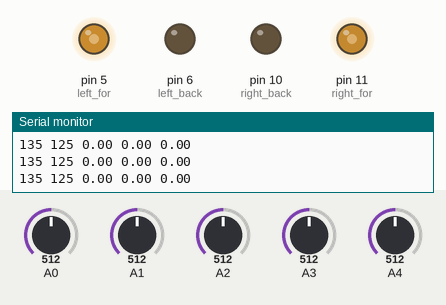
Simulated run of this sketch. Board: Arduino Uno, built with avr-gcc and run on an emulated ATmega328P. Shown: output pins drawn as LEDs (lit = HIGH), the last lines printed to the serial monitor. The test bench sets the inputs (shaded band); at power-on: A1 = 512, A0 = 512, A2 = 512, A4 = 512, A3 = 512.

Above: at 1.2 s.
1.3 s: A1 set to 481
At 1.46 s:
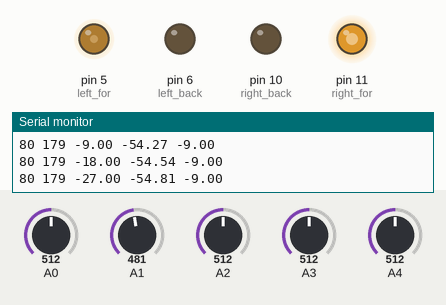
4.3 s: A0 set to 487
At 4.93 s:
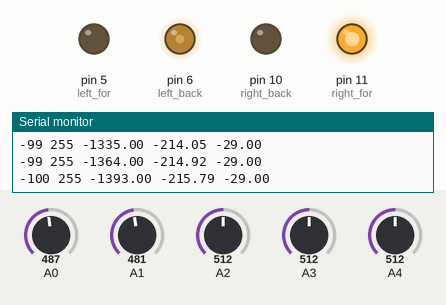
7.3 s: A2 set to 484
8.8 s: A4 set to 306
At 9.7 s:
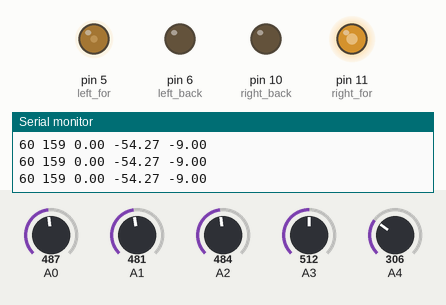
10.3 s: A3 set to 306
At 11.5 s:
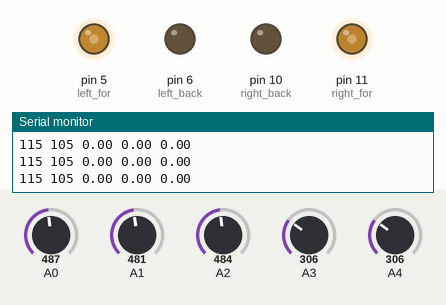
11.8 s: A0 set to 716
At 12.4 s:
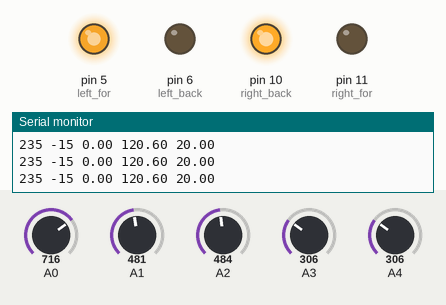
Timing chart, 0 to 14.3 s (numbered marks = the images above; inputs shaded):
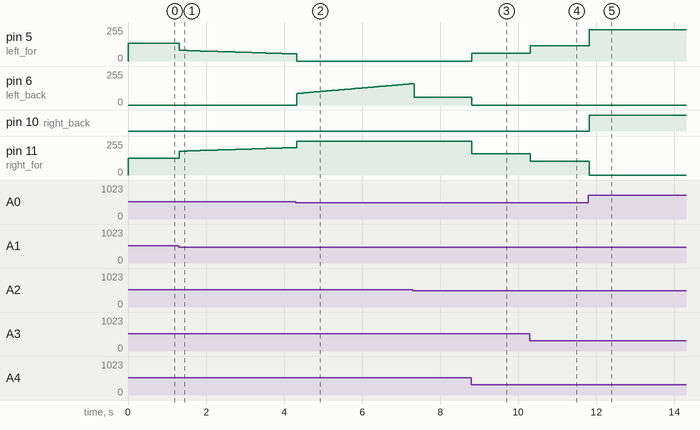

The sketch:

Test01.ino
```cpp
int ir[5];
int th = 500;


float i; int d;
float error;
int p_error = 0;

int val[5] = {-20,-9,0,9,20};
float pid_val ;

int sp_left = 125 + 10;
int sp_right = 125;
int shift = 0;
int left ;
int right ;

int kp = 3 + (sp_left+sp_right)/80;
float ki = 0.03;
float kd = 0.0;

int right_for = 11;
int left_for = 5;
int right_back = 10;
int left_back = 6;


void setup() {
  Serial.begin(9600);
  pinMode(5,OUTPUT);pinMode(6,OUTPUT);pinMode(10,OUTPUT);pinMode(11,OUTPUT);
}

void loop() {
  getIR();
  PID();
  driver();
  delay(10);
  //Serial.print(ir[0]);Serial.print(ir[1]);Serial.print(ir[2]);Serial.print(ir[3]);Serial.println(ir[4]);
  //Serial.println(error);Serial.println(i);
}


int check(int val){
  if (val >= th){
    return 0;
  } else{
    return 1;
  }
}


int getIR(){
  for (int i=0;i<5;i++){
    ir[i] = analogRead(i);
  }
  for (int i=0;i<5;i++){
    ir[i] = check(ir[i]);
  }
}


float PID(){
  if (ir[0] == 1 || ir[4] == 1){
    shift = -20;
  } else{
    shift = 0;
  }

  error = val[0]*ir[0] + val[1]*ir[1] + val[2]*ir[2] + val[3]*ir[3] + val[4]*ir[4];
  i = (i  + error);
  d = p_error - error;
  p_error = error;

  pid_val = (error * kp + i * ki + d * kd);

  if (ir[2] == 1){
    i = 0;
  }

  if (i<-30000){
    i = -30000;
  }
  if (pid_val<-30000){
    pid_val = -30000;
  }
  if (i>30000){
    i = 30000;
  }
  if (pid_val>30000){
    pid_val = 30000;
  }
}

void driver(){
  left = sp_left;
  right = sp_right;

 left = left + pid_val + shift ;
 if (left > 255){
  left = 255;
 }else if(left < -255){
  left = -255;
 }
 if (left>0){
   analogWrite(left_for,left);
   analogWrite(left_back,0);
 } else if(left<0){
   analogWrite(left_back,-left);
   analogWrite(left_for,0);
 }

 right = right - pid_val + shift;
 if (right > 255){
  right = 255;
 }else if(right < -255){
  right = -255;
 }
 if (right>0){
   analogWrite(right_for,right);
   analogWrite(right_back,0);
 } else if(right<0){
   analogWrite(right_back,right);
   analogWrite(right_for,0);
 }
 Serial.print(left);Serial.print(' ');Serial.print(right);Serial.print(' ');Serial.print(i);Serial.print(' ');Serial.print(pid_val);Serial.print(' ');Serial.println(error);
 }
```

Measured:
- the behaviour switches between 500 and 499 on A1 (found by bisection; images 0 and 1)
- the behaviour switches between 500 and 499 on A0 (found by bisection; images 1 and 2)
- after the input at 1.3 s, pin 5 (left_for): moves from 135/255 to 54/255 over 2.9 s, starting at once; pin 11 (right_for): moves from 125/255 to 206/255 over 3.0 s, starting at once
- after the input at 4.3 s, pin 6 (left_back): moves from 0/255 to 159/255 over 2.9 s, starting at once
- after the input at 8.8 s, pin 5 (left_for): 0/255 → 60/255 at once; pin 6 (left_back): 59/255 → 0/255 at once; pin 11 (right_for): 255/255 → 159/255 at once
- after the input at 10.3 s, pin 5 (left_for): 60/255 → 115/255 at once; pin 11 (right_for): 159/255 → 105/255 at once
- after the input at 11.8 s, pin 5 (left_for): 115/255 → 235/255 at once; pin 10 (right_back): LOW → HIGH at once; pin 11 (right_for): 105/255 → 0/255 at once
